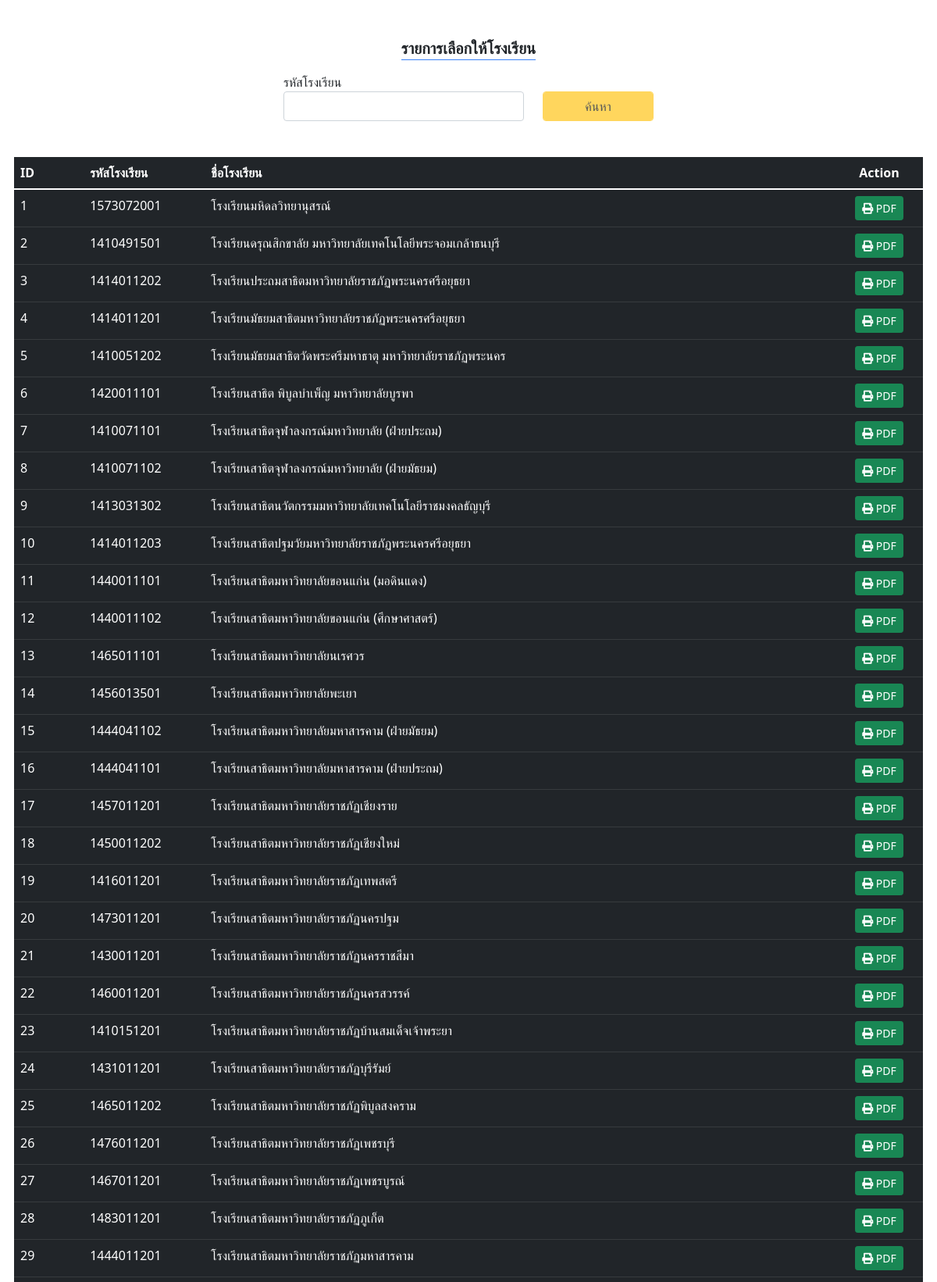
Page /donation_rpt/rpt_dn/index.php (upper part) on the committed database.
### tables this page shows
CREATE TABLE IF NOT EXISTS `mas_school` (
  `id` int(11) NOT NULL AUTO_INCREMENT,
  `school_id` varchar(50) NOT NULL,
  `school_name` varchar(250) NOT NULL,
  `tb_at_school` varchar(10) NOT NULL,
  `tax_code` varchar(13) NOT NULL,
  `school_address` text NOT NULL,
  `zip_tambon_id` varchar(20) NOT NULL,
  `zip_tambon_nm_th` varchar(150) NOT NULL,
  `zip_amphur_id` varchar(20) NOT NULL,
  `zip_amphur_nm_th` varchar(200) NOT NULL,
  `zip_province_id` varchar(20) NOT NULL,
  `zip_province_nm_th` varchar(200) NOT NULL,
  `school_zipcode` varchar(5) NOT NULL,
  `up_id` varchar(2) NOT NULL,
  `sourcedata` varchar(30) NOT NULL,
  `contract` varchar(5) NOT NULL COMMENT 'ทำสัญญา',
  `remark` varchar(500) NOT NULL,
  `reg_date` datetime NOT NULL,
  `reg_user` varchar(20) NOT NULL,
  `upd_date` datetime NOT NULL,
  `upd_user` varchar(20) NOT NULL,
  `time_up` timestamp NOT NULL DEFAULT CURRENT_TIMESTAMP ON UPDATE CURRENT_TIMESTAMP,
  PRIMARY KEY (`id`),
  UNIQUE KEY `school_id` (`school_id`),
  KEY `school_id_2` (`school_id`),
  KEY `zip_tambon_id` (`zip_tambon_id`),
  KEY `zip_amphur_id` (`zip_amphur_id`),
  KEY `zip_province_id` (`zip_province_id`),
  KEY `school_id_3` (`school_id`),
  KEY `school_name` (`school_name`)
);

### donation_rpt/rpt_dn/index.php (the view, shortened to what this page needs)
<?php
include("../../inc/mysqli_db_donation.php");
$sql = "SELECT * FROM mas_school";
$result = mysqli_query($kty_donate, $sql);
$resultCheck = mysqli_num_rows($result);
?>
<!DOCTYPE html>
<html lang="et">
<head>
</head>
<html>
<head>
    <link rel="stylesheet" href="https://cdnjs.cloudflare.com/ajax/libs/font-awesome/5.15.3/css/all.min.css">
    <link rel="stylesheet" href="https://cdnjs.cloudflare.com/ajax/libs/twitter-bootstrap/5.3.0/css/bootstrap.min.css">
    <link rel="stylesheet" href="https://cdn.datatables.net/2.0.7/css/dataTables.bootstrap5.css">
    <link rel="stylesheet" href="https://cdnjs.cloudflare.com/ajax/libs/twitter-bootstrap/5.1.3/css/bootstrap.min.css">
    <link rel="stylesheet" href="https://cdn.datatables.net/v/bs5/jq-3.6.0/jszip-2.5.0/dt-1.13.1/b-2.3.3/b-html5-2.3.3/b-print-2.3.3/fh-3.3.1/r-2.4.0/sb-1.4.0/datatables.min.css">
</head>
<body>
    <div class="justify-center items-center">
        <div class="mt-5 mb-3 flex justify-center items-center">
            <p class="inline-block space-y-2 border-b border-blue-500 text-xl font-bold">รายการเลือกให้โรงเรียน</p>
        </div>
        <div class="row flex justify-center items-center mb-3">
            <div class="form-group row col-md-10" style="justify-content: center;">
                <div class="form-group col-md-4">
                    <label>รหัสโรงเรียน</label>
                    <input type="text" class="form-control" id="search_text" onkeyup="checkSearch()">
                </div>
                <div class="form-group col-md-2">
                    <button id="btnSerarch" type="button" class="btn btn-warning btn-md form-control form-border title-search" onclick="search_text();">ค้นหา</button>
                </div>
            </div>
        </div>
        <div class="row" style="padding: 30px;">
            <table id="search_data" class="table table-dark table-hover">
                <thead>
                    <tr>
                        <th>ID</th>
                        <th>รหัสโรงเรียน</th>
                        <th>ชื่อโรงเรียน</th>
                        <th class='text-center'>Action</th>
                    </tr>
                </thead>
                <tbody id="result">
                <?php
                    if($resultCheck > 0)
                    {
                        while ($row = mysqli_fetch_assoc($result)) {
                            echo  "<tr>
                                    <td> $row[id] </td>
                                    <td> $row[school_id] </td>
                                    <td> $row[school_name] </td>
                                    <td class='text-center'>
                                        <a class='btn btn-sm btn-success' href='edit.php?id=$row[id]'><i class='fa fa-print' aria-hidden='true'></i> PDF</a>
                                    </td>
                                </tr>";
                        }
                    } else {
                        echo "<tr>
                            <td class='text-center' colspan='4'>No data</td>
                        </tr>";
                    }
                ?>
                </tbody>
            </table>
        </div>
    </div>
</body>
<html>
<script src="https://cdn.tailwindcss.com"></script>

### rows in the picture
mas_school: id "1", school "1573072001", school_name "โรงเรียนมหิดลวิทยานุสรณ์"
mas_school: id "2", school "1410491501", school_name "โรงเรียนดรุณสิกขาลัย มหาวิทยาลัยเทคโนโลยีพระจอมเกล้าธนบุรี"
mas_school: id "3", school "1414011202", school_name "โรงเรียนประถมสาธิตมหาวิทยาลัยราชภัฏพระนครศรีอยุธยา"
mas_school: id "4", school "1414011201", school_name "โรงเรียนมัธยมสาธิตมหาวิทยาลัยราชภัฏพระนครศรีอยุธยา"
mas_school: id "5", school "1410051202", school_name "โรงเรียนมัธยมสาธิตวัดพระศรีมหาธาตุ มหาวิทยาลัยราชภัฏพระนคร"
mas_school: id "6", school "1420011101", school_name "โรงเรียนสาธิต พิบูลบำเพ็ญ มหาวิทยาลัยบูรพา"
mas_school: id "7", school "1410071101", school_name "โรงเรียนสาธิตจุฬาลงกรณ์มหาวิทยาลัย (ฝ่ายประถม)"
mas_school: id "8", school "1410071102", school_name "โรงเรียนสาธิตจุฬาลงกรณ์มหาวิทยาลัย (ฝ่ายมัธยม)"
mas_school: id "9", school "1413031302", school_name "โรงเรียนสาธิตนวัตกรรมมหาวิทยาลัยเทคโนโลยีราชมงคลธัญบุรี"
mas_school: id "10", school "1414011203", school_name "โรงเรียนสาธิตปฐมวัยมหาวิทยาลัยราชภัฏพระนครศรีอยุธยา"
mas_school: id "11", school "1440011101", school_name "โรงเรียนสาธิตมหาวิทยาลัยขอนแก่น (มอดินแดง)"
mas_school: id "12", school "1440011102", school_name "โรงเรียนสาธิตมหาวิทยาลัยขอนแก่น (ศึกษาศาสตร์)"
mas_school: id "13", school "1465011101", school_name "โรงเรียนสาธิตมหาวิทยาลัยนเรศวร"
mas_school: id "14", school "1456013501", school_name "โรงเรียนสาธิตมหาวิทยาลัยพะเยา"
mas_school: id "15", school "1444041102", school_name "โรงเรียนสาธิตมหาวิทยาลัยมหาสารคาม (ฝ่ายมัธยม)"
mas_school: id "16", school "1444041101", school_name "โรงเรียนสาธิตมหาวิทยาลัยมหาสารคาม (ฝ่ายประถม)"
mas_school: id "17", school "1457011201", school_name "โรงเรียนสาธิตมหาวิทยาลัยราชภัฏเชียงราย"
mas_school: id "18", school "1450011202", school_name "โรงเรียนสาธิตมหาวิทยาลัยราชภัฏเชียงใหม่"
mas_school: id "19", school "1416011201", school_name "โรงเรียนสาธิตมหาวิทยาลัยราชภัฏเทพสตรี"
mas_school: id "20", school "1473011201", school_name "โรงเรียนสาธิตมหาวิทยาลัยราชภัฏนครปฐม"
mas_school: id "21", school "1430011201", school_name "โรงเรียนสาธิตมหาวิทยาลัยราชภัฏนครราชสีมา"
mas_school: id "22", school "1460011201", school_name "โรงเรียนสาธิตมหาวิทยาลัยราชภัฏนครสวรรค์"
mas_school: id "23", school "1410151201", school_name "โรงเรียนสาธิตมหาวิทยาลัยราชภัฏบ้านสมเด็จเจ้าพระยา"
mas_school: id "24", school "1431011201", school_name "โรงเรียนสาธิตมหาวิทยาลัยราชภัฏบุรีรัมย์"
mas_school: id "25", school "1465011202", school_name "โรงเรียนสาธิตมหาวิทยาลัยราชภัฏพิบูลสงคราม"
mas_school: id "26", school "1476011201", school_name "โรงเรียนสาธิตมหาวิทยาลัยราชภัฏเพชรบุรี"
mas_school: id "27", school "1467011201", school_name "โรงเรียนสาธิตมหาวิทยาลัยราชภัฏเพชรบูรณ์"
mas_school: id "28", school "1483011201", school_name "โรงเรียนสาธิตมหาวิทยาลัยราชภัฏภูเก็ต"
mas_school: id "29", school "1444011201", school_name "โรงเรียนสาธิตมหาวิทยาลัยราชภัฏมหาสารคาม"
